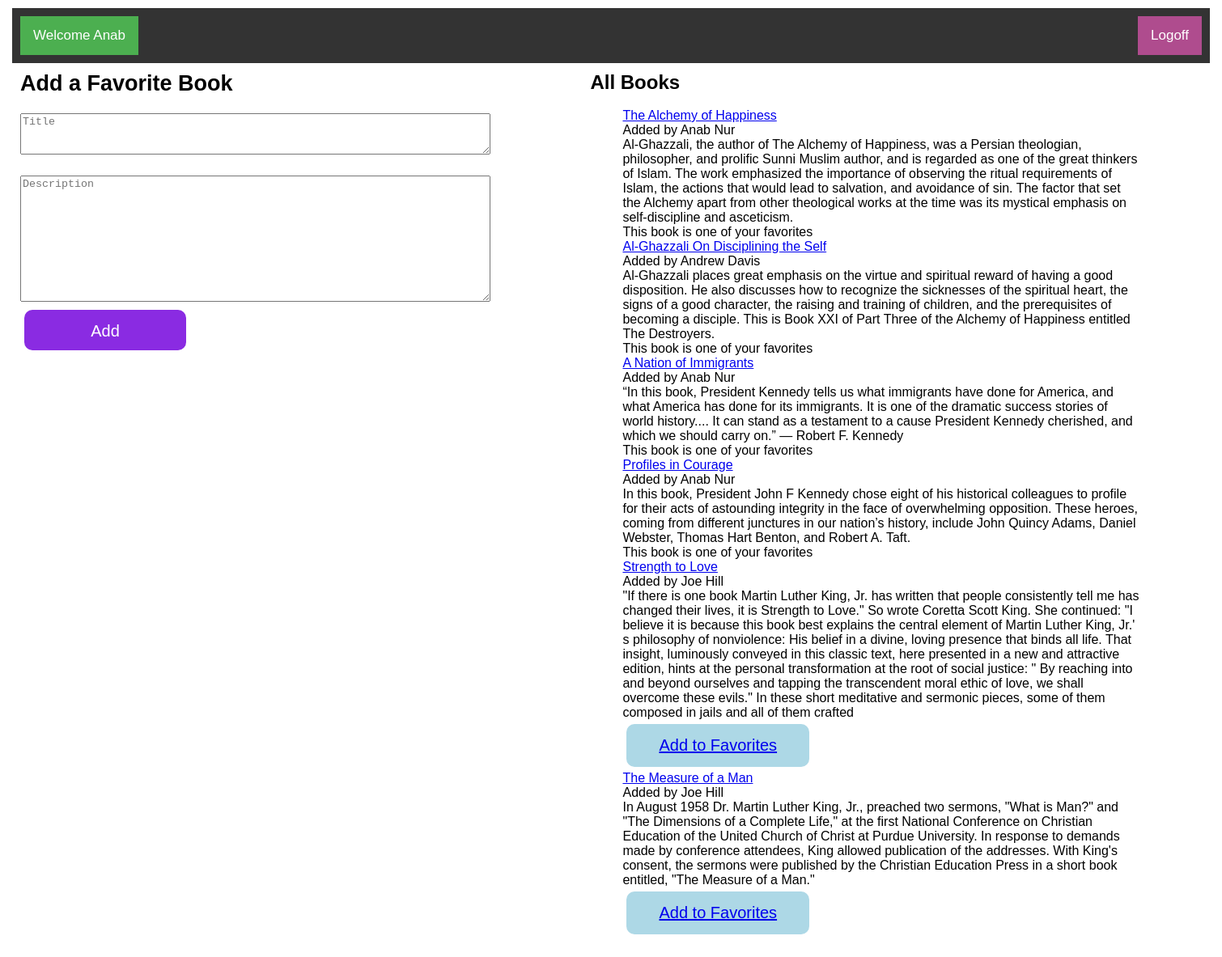
/book (signed in), run on the app's committed database.
### favoriteBooksApp/models.py (models this page shows)
class User(models.Model):
	firstName = models.CharField(max_length=255)
	lastName =  models.CharField(max_length=255)
	email = models.CharField(max_length=255)
	password = models.CharField(max_length=255)
	created_at = models.DateTimeField(auto_now_add=True)
	updated_at = models.DateTimeField(auto_now=True)
	objects = UserManager()

class Book(models.Model):
	title = models.CharField(max_length=255)
	desc =  models.CharField(max_length=255)
	creator = models.ForeignKey(User, related_name = "book_created", on_delete = models.CASCADE)
	isPosted = models.BooleanField(default = False)
	like = models.ManyToManyField(User, related_name = "book_liked")
	created_at = models.DateTimeField(auto_now_add=True)
	updated_at = models.DateTimeField(auto_now=True)

### favoriteBooksApp/views.py (the view)
def book(request):
	if 'loggedInID' not in request.session:
		return redirect('/')
	loggedInUser = User.objects.get(id=request.session['loggedInID'])
	context = {
		'loggedUser': loggedInUser,
		'allbooks': Book.objects.all()
	}
	return render (request, 'book.html', context)

### favoriteBooksApp/templates/book.html (shortened to what this page needs)
<!DOCTYPE html>
<html lang="en">
<head>
	{% load static %}
	<link rel="stylesheet" href="{% static 'style.css' %}">
</head>
<body>
	<div class="container2">
		<div class="topnav">
			<a class="active" href="#user">Welcome {{loggedUser.firstName}}</a>
			<a class="logout" href="/logout">Logoff</a></a>
		</div>
		<div class="box3">
			<h2>Add a Favorite Book</h2>
			<br>
			<form action="/addBook" method="post">
				<p class="p"><textarea placeholder = "Title" name="title" id="" cols="70" rows="3"></textarea></p>
				<br>
				<p class="p"><textarea placeholder = "Description" name="desc" id="" cols="70" rows="10"></textarea></p>
				<input class = "Addbutton" type="submit" value="Add">
			</form>
		</div>
		<div class="box4">
			<h2>All Books</h2>
			<br>
			{% for book in allbooks %}
			<ul>
				<li><a href="/show/{{book.id}}">{{book.title}}</a></li>
				<li>Added by {{book.creator.firstName}} {{book.creator.lastName}}</li>
				<li>{{book.desc}}</li>
				{% if loggedUser in book.like.all %}
				<p>This book is one of your favorites</p>
				{% else %}
				<button class="button4"><a href="/book/{{book.id}}/addfavor">Add to Favorites</a></button>
				{% endif %}
			</ul>
			{% endfor %}
		</div>
</body>
</html>

### favoriteBooksApp/static/style.css (style rules this page uses)
body { font-family: Arial, Helvetica, sans-serif; }
* { box-sizing: border-box; margin: auto; }
.topnav { overflow: hidden; background-color: #333; }
.topnav a { float: left; color: #f2f2f2; text-align: center; padding: 14px 16px; text-decoration: none; font-size: 17px; }
.topnav a.logout, a.dash { background-color: rgb(175, 76, 142); color: white; float: right; }
.topnav a.active { background-color: #4CAF50; color: white; margin: 10px; }
.container2 { width: 1500px; height: 1900px; padding: 10px; }
li { list-style-type: none; }
.p { font-size: large; }
.logout,.dash { float: right; margin: 10px }
.box3 { width: 700px; padding: 10px; margin: absolute; font-size: large; display: inline-block; vertical-align: top; }
.box4 { width: 700px; padding: 10px; font-size: medium; display: inline-block; vertical-align: top; }
.Addbutton { margin: -8px; background-color: blueviolet; border: none; color: white; padding: 15px 40px; text-align: center; text-decoration: none; display: inline-block; font-size: 20px; border-radius: 10px; margin: 5px; }
.button4 { margin: -8px; background-color: lightblue; border: none; color: white; padding: 15px 40px; text-align: center; text-decoration: none; display: inline-block; font-size: 20px; border-radius: 10px; margin: 5px; }
input { width: 200px; height: 50px; font-size: small; border-radius: 10px; margin: 5px; text-align: center; }

### data on the page
User: firstName "Anab"
Book: title "The Alchemy of Happiness", creator.firstName "Anab", creator.lastName "Nur", desc "Al-Ghazzali, the author of The Alchemy of Happiness, was a Persian theologian, philosopher, and prolific Sunni Muslim author, and is regarded as one of the great thinkers of Islam. The work emphasized the importance of observing the ritual requirements of Islam, the actions that would lead to salvation, and avoidance of sin. The factor that set the Alchemy apart from other theological works at the time was its mystical emphasis on self-discipline and asceticism.", shows "This book is one of your favorites"
Book: title "Al-Ghazzali On Disciplining the Self", creator.firstName "Andrew", creator.lastName "Davis", desc "Al-Ghazzali places great emphasis on the virtue and spiritual reward of having a good disposition. He also discusses how to recognize the sicknesses of the spiritual heart, the signs of a good character, the raising and training of children, and the prerequisites of becoming a disciple. This is Book XXI of Part Three of the Alchemy of Happiness entitled The Destroyers.", shows "This book is one of your favorites"
Book: title "A Nation of Immigrants", creator.firstName "Anab", creator.lastName "Nur", desc "“In this book, President Kennedy tells us what immigrants have done for America, and what America has done for its immigrants. It is one of the dramatic success stories of world history.... It can stand as a testament to a cause President Kennedy cherished, and which we should carry on.” — Robert F. Kennedy", shows "This book is one of your favorites"
Book: title "Profiles in Courage", creator.firstName "Anab", creator.lastName "Nur", desc "In this book, President John F Kennedy chose eight of his historical colleagues to profile for their acts of astounding integrity in the face of overwhelming opposition. These heroes, coming from different junctures in our nation’s history, include John Quincy Adams, Daniel Webster, Thomas Hart Benton, and Robert A. Taft.", shows "This book is one of your favorites"
Book: title "Strength to Love", creator.firstName "Joe", creator.lastName "Hill", desc "\"If there is one book Martin Luther King, Jr. has written that people consistently tell me has changed their lives, it is Strength to Love.\" So wrote Coretta Scott King. She continued: \"I believe it is because this book best explains the central element of Martin Luther King, Jr.' s philosophy of nonviolence: His belief in a divine, loving presence that binds all life. That insight, luminously conveyed in this classic text, here presented in a new and attractive edition, hints at the personal transformation at the root of social justice: \" By reaching into and beyond ourselves and tapping the transcendent moral ethic of love, we shall overcome these evils.\" In these short meditative and…"
Book: title "The Measure of a Man", creator.firstName "Joe", creator.lastName "Hill", desc "In August 1958 Dr. Martin Luther King, Jr., preached two sermons, \"What is Man?\" and \"The Dimensions of a Complete Life,\" at the first National Conference on Christian Education of the United Church of Christ at Purdue University. In response to demands made by conference attendees, King allowed publication of the addresses. With King's consent, the sermons were published by the Christian Education Press in a short book entitled, \"The Measure of a Man.\""
